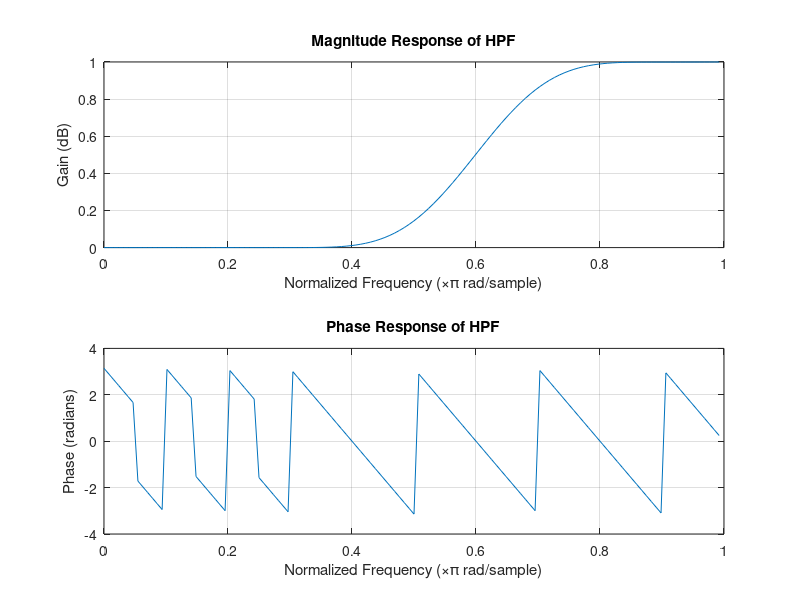

Write MATLAB code to recreate this figure.
clc;
clear; 
close all;

% Parameters
n = 20;          % Filter order
fp = 300;        % Passband frequency
fq = 200;        % Unused parameter, consider removing
fs = 1000;       % Sampling frequency
fn = 2 * fp / fs; % Normalized cutoff frequency

% Blackman window and high-pass filter design
window = blackman(n + 1); % Blackman window
b = fir1(n, fn, 'high', window); % High-pass FIR filter

% Frequency response
[H, W] = freqz(b, 1, 128);

% Magnitude response
subplot(2, 1, 1);
plot(W/pi,abs(H)); % Gain in dB
title('Magnitude Response of HPF');
ylabel('Gain (dB)');
xlabel('Normalized Frequency (\times\pi rad/sample)');
grid on;

% Phase response
subplot(2, 1, 2);
plot(W/pi, angle(H)); % Phase in radians
title('Phase Response of HPF');
ylabel('Phase (radians)');
xlabel('Normalized Frequency (\times\pi rad/sample)');
grid on;
